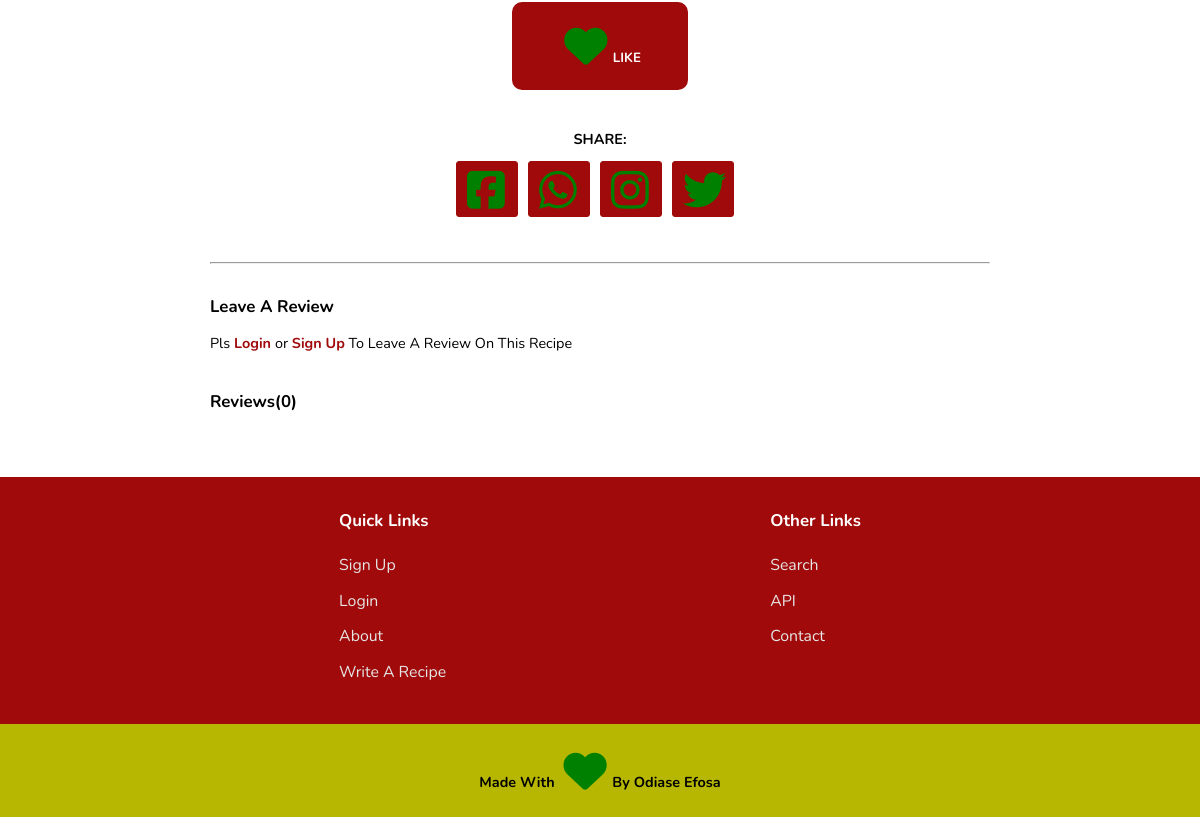
Before: /recipes/new-recipe/7eedbda3638b49668dabe39a41183fb0/ (lower part) with the older database file.
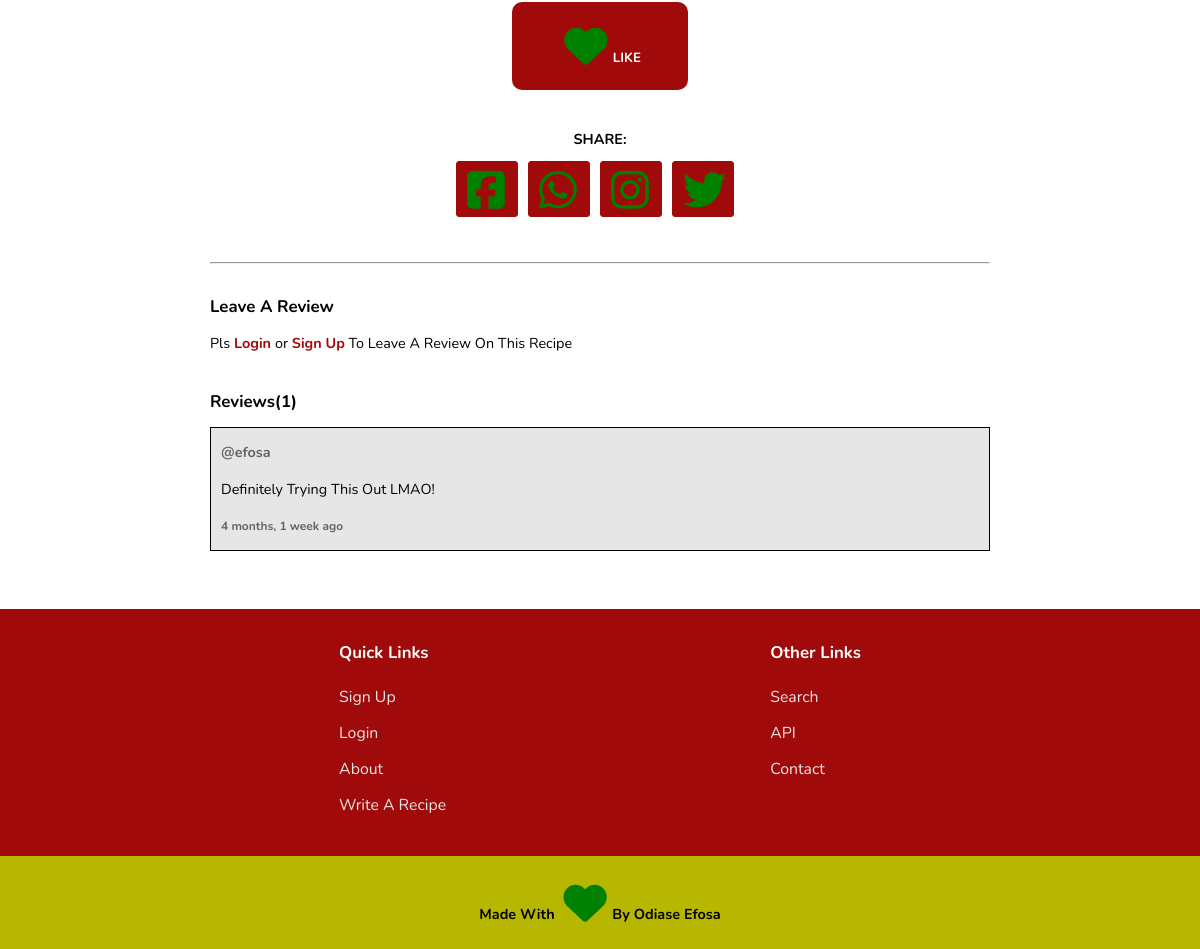
After: the same page with the newer database file.
### recipes/models.py (models this page shows, shortened)
class Comment(models.Model):
    user = models.ForeignKey(User, on_delete = models.CASCADE, related_name="my_comments")
    recipe = models.ForeignKey('Recipe', on_delete = models.CASCADE, related_name="comments")
    message = models.CharField(max_length = 200,help_text="Write A Comment On This Recipe")
    created = models.DateTimeField(auto_now_add = True,blank = True, null = True)
    class Meta:
        ordering = ['-created']

### recipes/views.py (the view)
# urls.py: path("<str:slug>/<str:id>/", single_recipe, name = "single_recipe"),
def single_recipe(request, slug, id):
    try:
        recipe = Recipe.objects.get(id = id)
    except:
        return HttpResponseNotFound()
    total_time = recipe.preparation_time + recipe.cooking_time
    recipe_comments = recipe.get_recent_comments()
    added_to_recipe_book = False
    liked_recipe = False
    if request.user.is_authenticated:
        added_to_recipe_book = recipe.added_to_recipe_book(request.user)
        liked_recipe = recipe.already_liked_recipe(request.user)
    if request.method == "POST":
        message = request.POST['comment_message']
        new_comment = Comment.objects.create(user=request.user, recipe=recipe, message=message)
        new_comment.save()
        return redirect("single_recipe", slug, id)
    context = {
        'recipe':recipe,
        'total_time':total_time,
        'recipe_comments':recipe_comments,
        'num_of_comments':recipe_comments.count(),
        'in_recipe_book': added_to_recipe_book,
        'liked_recipe':liked_recipe,
    }
    return render(request,"recipes/single-recipe.html", context)

### recipes/models.py (called while the page is built)
    def get_recent_comments(self):
        comments = self.comments.all()[0:5]
        return comments

    def num_of_likes(self):
        likes = self.recipe_likes
        likes = likes.count()
        return likes

### recipes/templates/recipes/single-recipe.html (shortened to what this page needs)
{% extends 'home.html' %}
{% load static %}
{%load embed_video_tags%}
    {%block styles%}
    <link rel="stylesheet" href="{% static 'styles/single-recipe.css'%}">
    {%endblock styles%}
    {%block content%}
    <br>
    <main>
        <div class="single-recipe-wrapper">
            <br>
            <br><br>
            {% if liked_recipe %}
            {% else %}
                <section class="likes">
                    <br><br>
                    <form action=" {% url 'like_recipe' recipe.id%} " method="post">
                        <button type="submit"><i class="fa fa-heart"></i> LIKE</button>
                    </form>
                </section>
            {% endif %}
            <div class="share-links-wrapper">
                <h4>SHARE: </h4>
                <div class="links">
                    <a href="https://www.facebook.com/sharer/sharer.php?u=127.0.0.1:8000/recipes/{{recipe.slug}}/{{recipe.id}}" class="share_link" title = "{{recipe.recipe_name}}" target="blank"><i class="fa fa-facebook-square"></i></a>
                    <a href="" class="share_link"><i class="fa fa-whatsapp"></i></a>
                    <a href="" class="share_link"><i class="fa fa-instagram"></i></a>
                    <a href="" class="share_link"><i class="fa fa-twitter"></i></a>
                </div>
            </div>
            <section class="comments">
                <hr> <br>
                <h3>Leave A Review</h3>
                {%if user.is_authenticated%}
                    <form action="" method = "POST">
                        {%csrf_token%}
                        <input type="text" placeholder="Leave A Review On This Recipe" name="comment_message">
                        <input type="submit" value="POST">
                    </form>
                {%else%}
                <p> Pls <strong><a href=" {% url 'login' %} " style="color: #a00a0a;">Login </a></strong> or <strong><a href=" {% url 'sign_up' %} " style="color: #a00a0a;">Sign Up</a></strong> To Leave A Review On This Recipe</p>
                {%endif%}
                <div class="other-comments">
                    <h3>Reviews({{num_of_comments}})</h3>
                    {%for comment in recipe_comments%}
                        <div class="comment" style="background-color: rgb(230,230,230);">
                            <h4 style="color: rgb(100,100,100);">@{{comment.user.username}}</h4>
                            <p style="margin: 8px 0;">{{comment.message}}</p>
                            <h5 style="color: rgb(100,100,100);">{{comment.created|timesince}} ago</h5>
                        </div>
                    {%endfor%}
                </div>
            </section>
        </div>
    </main>
    {%endblock content%}

Changed rows visible on the page:
added Comment: user.username "efosa", message "Definitely Trying This Out LMAO!", created "4 months, 1 week"
Other visible differences:
{{ num_of_comments }}: "0" → "1"
